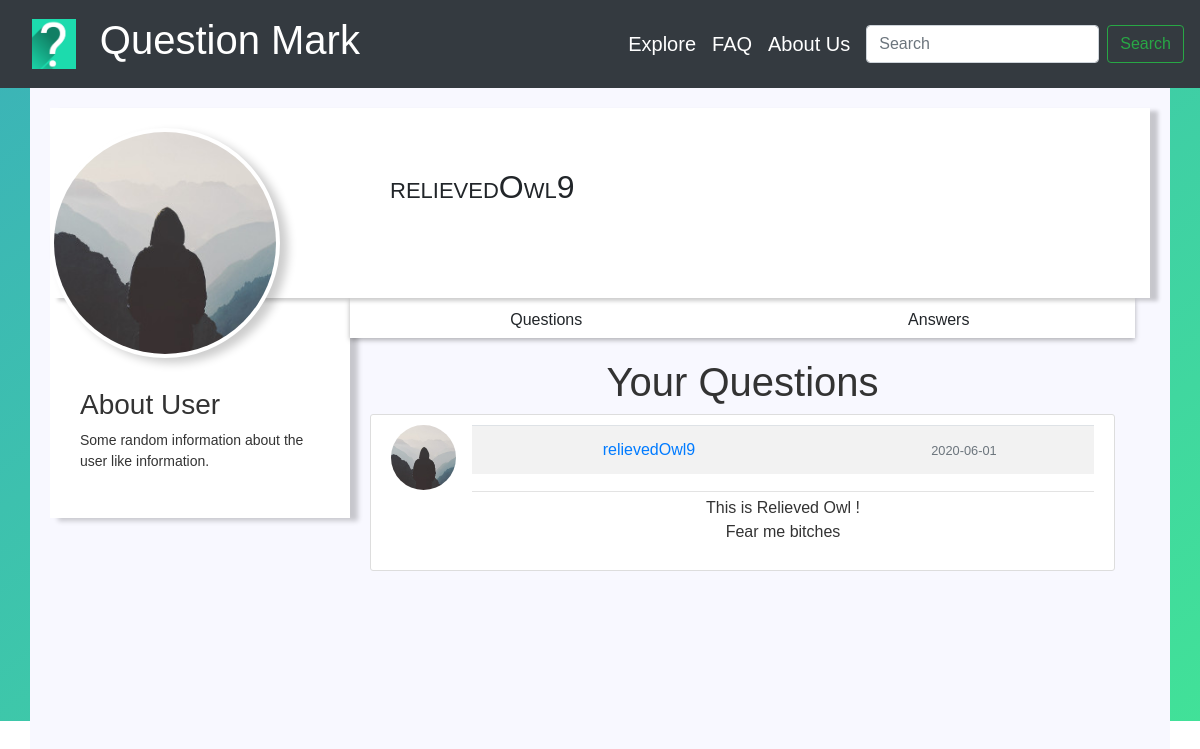
Page /user_posts/relievedOwl9 on the earlier database version.
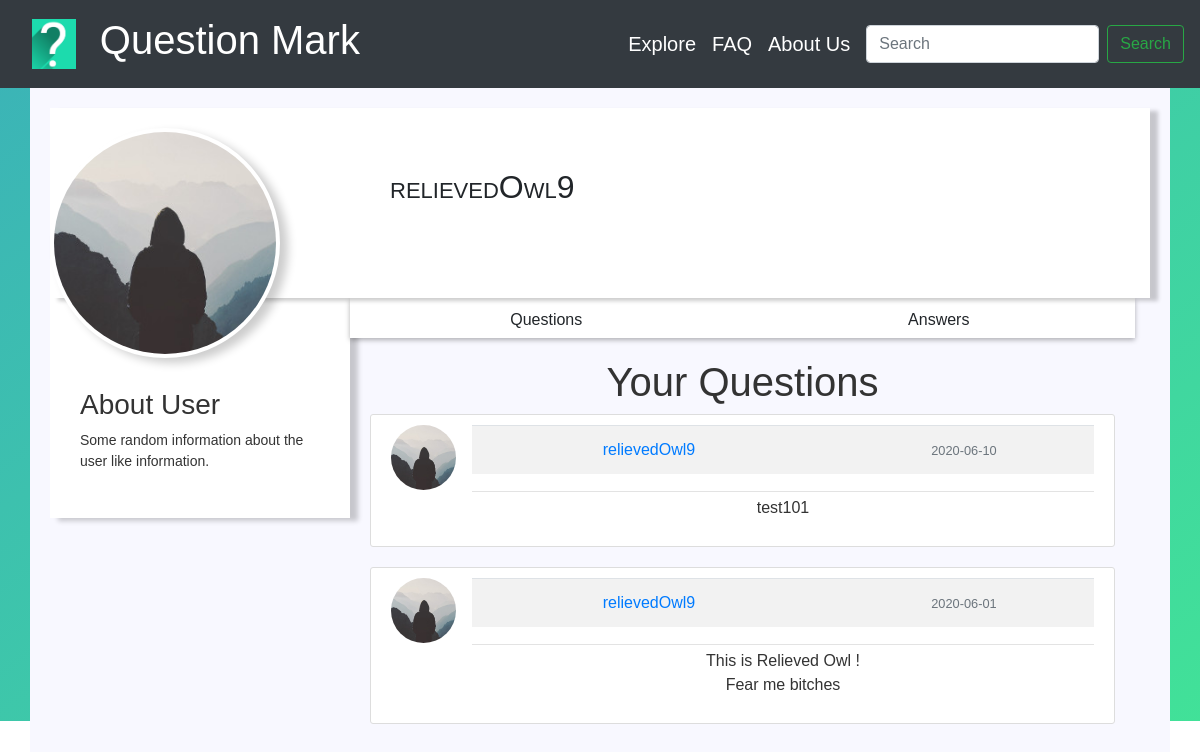
Same page on the later database version.
### Question_Mark/models.py (models this page shows, shortened)
class Questions(db.Model):
    __searchable__=['question']
    id = db.Column(db.Integer, primary_key=True)
    question = db.Column(db.Text, nullable=False)
    date_posted = db.Column(db.DateTime, nullable=False, default=datetime.utcnow)
    user_id = db.Column(db.Integer, db.ForeignKey('user.id'), nullable=False)
    answers = db.relationship('Answers', backref='writer', lazy=True)

class User(db.Model, UserMixin):
    id = db.Column(db.Integer, primary_key=True)
    first_name = db.Column(db.String(30), unique=False, nullable=False)
    last_name = db.Column(db.String(30), unique=False, nullable=False)
    username = db.Column(db.String(30), unique=True, nullable=False)
    email = db.Column(db.String(120), unique=True, nullable=False)
    image_file = db.Column(db.String(20), nullable=False, default='default.jpg')
    password = db.Column(db.String(60), nullable=False)
    questions = db.relationship('Questions', backref='author', lazy=True)

### Question_Mark/routes.py (the view)
@app.route("/user_posts/<username>")
def user_posts(username):
    user = User.query.filter_by(username=username).first_or_404()
    quest = Questions.query.filter_by(author=user)\
            .order_by(Questions.date_posted.desc())
    return render_template('user_posts.html', title='Profile: '+ username, x=username, user=user, quest=quest)

### Question_Mark/templates/user_posts.html (shortened to what this page needs)
{% extends "layout.html" %}
{% block head %}
<link rel="stylesheet" href={{ url_for('static', filename='style_profile.css') }}>
<link rel="stylesheet" href={{ url_for('static', filename='style_questions.css') }}>
{% endblock head %}
{% block content %}
    <div class="container white-container">
        <div class="profile-header">
            <div class="profile-img">
                <img src={{ url_for('static', filename='default.jpg') }} width: 200; alt="">
            </div>
            <div class="profile-nav-info">
                <h3 class="user-name">{{ x }}
                </h3>
            </div>
        </div>
        <div class="main-bd">
            <div class="left-side">
                <div class="profile-side">
                    <div class="userbio">
                        <h3>About User</h3>
                        <p> Some random information about the user like information.</p>
                    </div>
                </div>
            </div>
            <div class="right-side">
                <div class="nav">
                    <div class="ul">
                        <p onclick="tabs(0)" class="user-question">Questions</p>
                        <p onclick="tabs(1)" class="user-answer">Answers</p>
                    </div>
                </div>
                <div class="profile-body">
                    <div class="profile-question tab">
                        <h1>Your Questions</h1>
                        {% for item in quest %}
                        <article class="media content-section">
                            <img class="rounded-circle article-img" src="{{ url_for('static', filename='default.jpg') }}">
                            <div class="media-body">
                                <div class="article-metadata">
                                    <table class="table table-striped">
                                    <tr>
                                    <td><a class="mr-2" href="#">{{ item.author.username }}</a></td>
                                    <td><small class="text-muted">{{ item.date_posted.strftime('%Y-%m-%d') }}</small></td>
                                    </tr>
                                    </table>
                                </div>
                                <p class="article-content">{{ item.question }}</p>
                            </div>
                        </article>
                        {% endfor %}
                    </div>
                </div>
            </div>
        </div>
    </div>
{% endblock content %}

Differences in the rows shown:
added Questions: author.username "relievedOwl9", date_posted "2020-06-10", question "test101"
